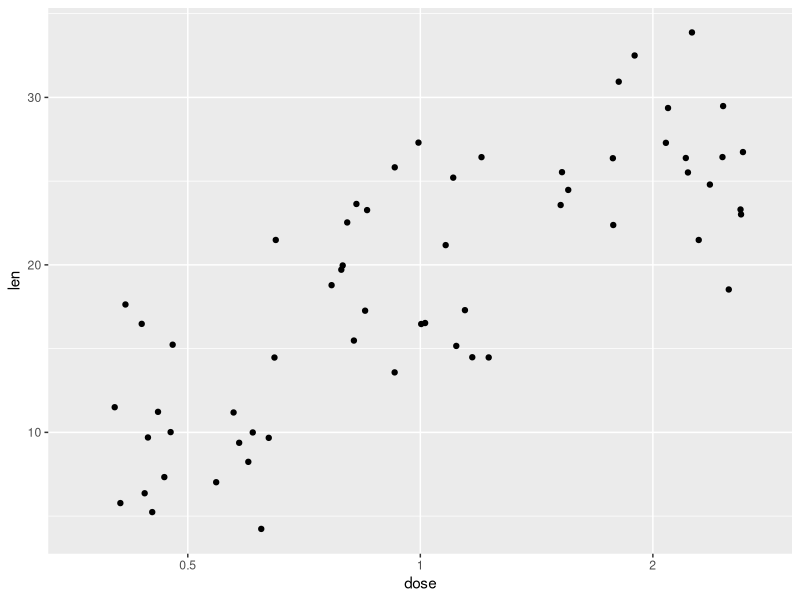
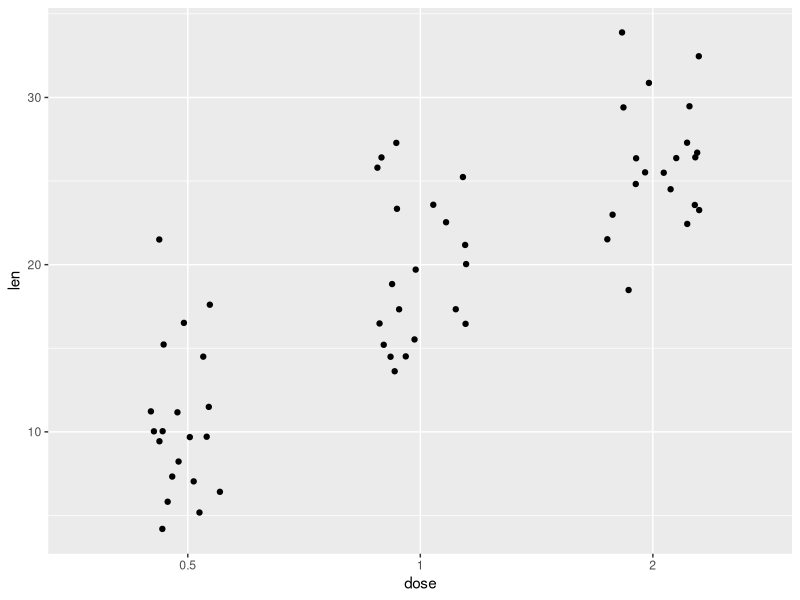
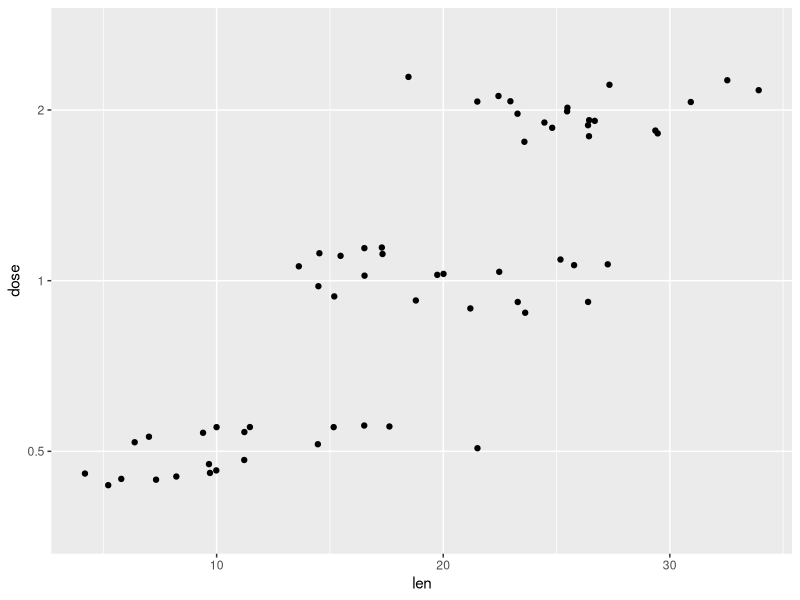
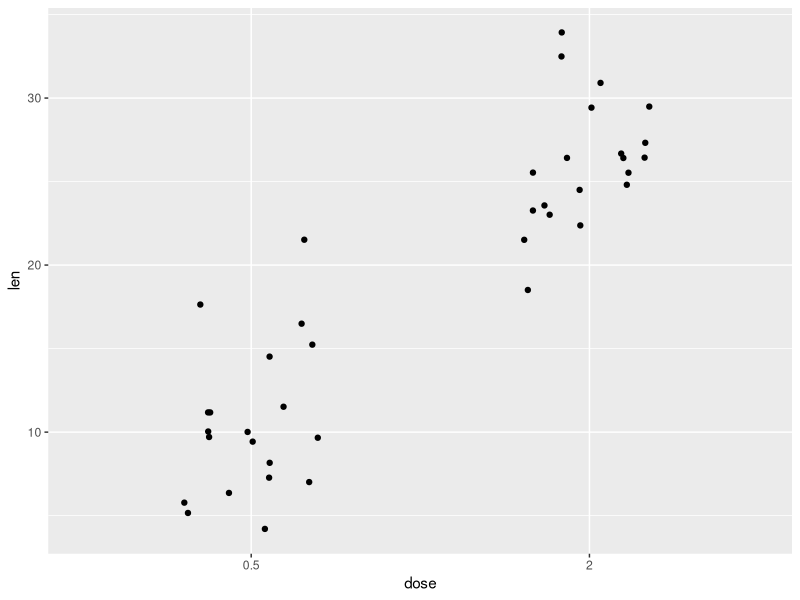
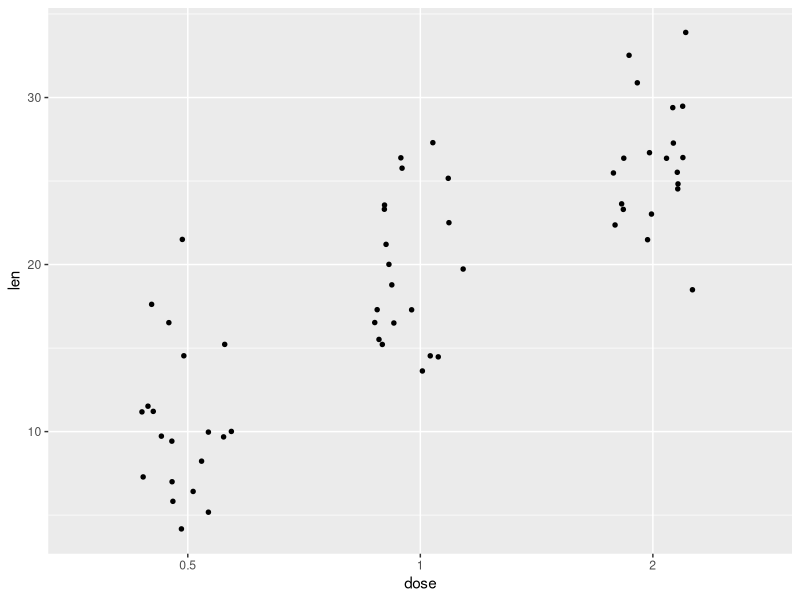
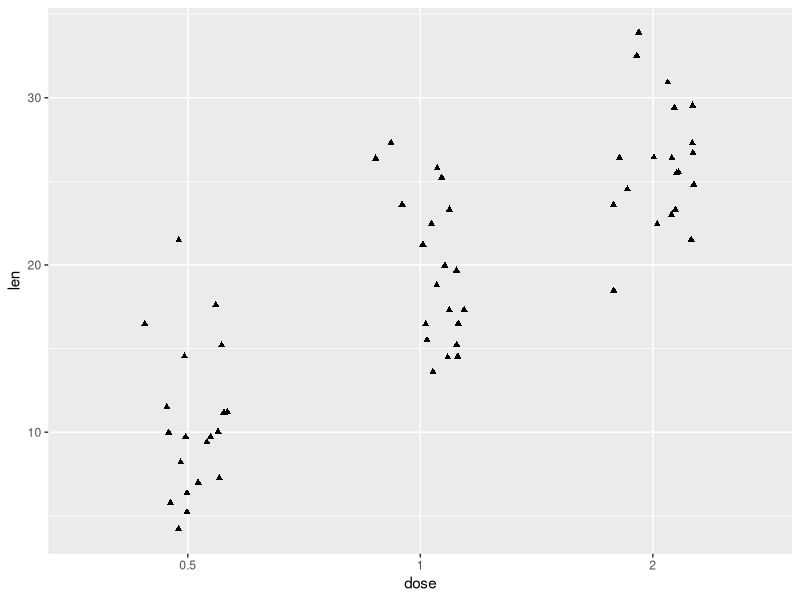
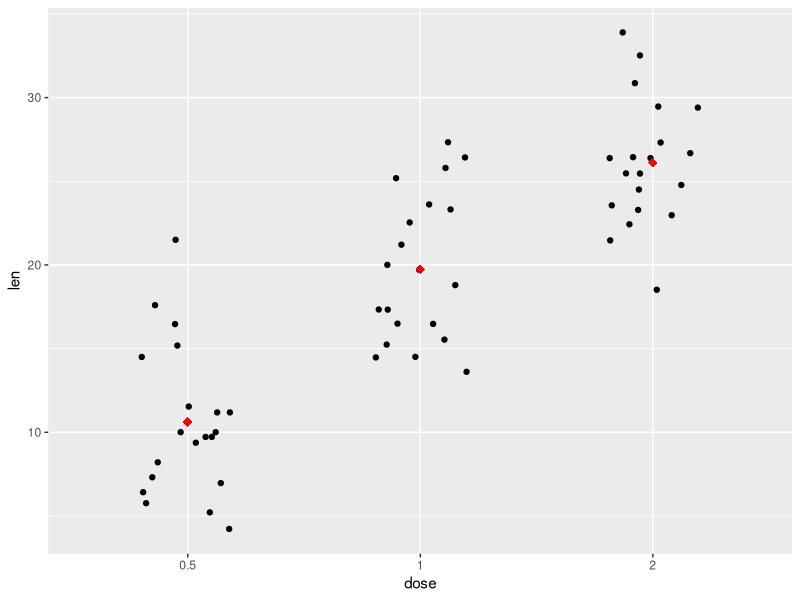
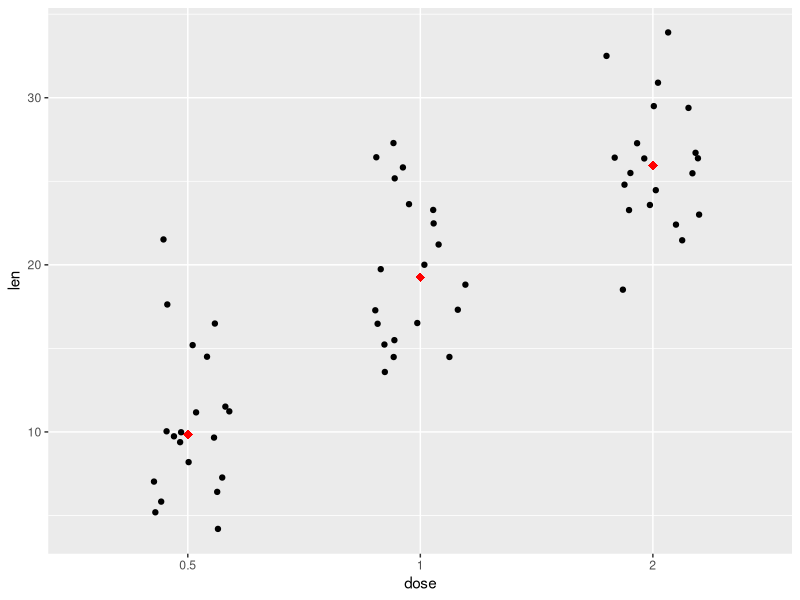

The R source for these figures, in order: (Note: this script raises an error after producing the figures.)
library("ggplot2")

ToothGrowth$dose <- as.factor(ToothGrowth$dose)
head(ToothGrowth)

ggplot(ToothGrowth,aes(x=dose,y=len))+
  geom_jitter()

p <- ggplot(ToothGrowth,aes(x=dose,y=len))+
      geom_jitter(position = position_jitter(0.2))
p

p + coord_flip()

p+scale_x_discrete(limits=c("0.5","2"))


ggplot(ToothGrowth,aes(x=dose,y=len))+
  geom_jitter(position = position_jitter(0.2),cex=1.2)

#change shape
ggplot(ToothGrowth,aes(x=dose,y=len))+
  geom_jitter(position = position_jitter(0.2),shape=17)

#add mean and median point
p + stat_summary(fun.y = mean, geom="point",shape=18,
                 size=3, color="red")


p + stat_summary(fun.y = median, geom="point",shape=18,
                 size=3, color="red")


ggplot(ToothGrowth,aes(x=dose,y=len))+
  geom_boxplot()+
  geom_jitter(position=position_jitter(0.2))


ggplot(ToothGrowth,aes(x=dose,y=len))+
  geom_boxplot(notch = TRUE)+
  geom_jitter(position=position_jitter(0.2))

ggplot(ToothGrowth,aes(x=dose,y=len))+
  geom_violin(trim = FALSE)+
  geom_jitter(position=position_jitter(0.2))

#add mean and stdev
p <- ggplot(ToothGrowth,aes(x=dose,y=len))+
  geom_jitter(position_jitter(0.2))
p+stat_summary(fun.data = "mean_sdl",mult=1,
               geom="crossbar",width=0.5)

p+stat_summary(fun.data="mean_sdl",mult=1,
               geom="pointrange",color="red")

#change point shapes by group
p <- ggplot(ToothGrowth,aes(x=dose,y=len,shape=dose))+
  geom_jitter(position=position_jitter(0.2))
p

#change point shapes manually
p + scale_shape_manual(values=c(1,17,19))

par(mfrow=c(3,1))
plot(dat, main="No jitter for x-axis",xlab="")